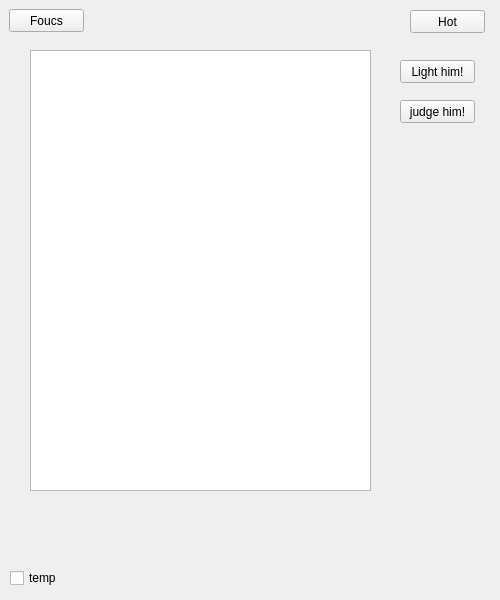
<?xml version="1.0" encoding="UTF-8"?>
<ui version="4.0">
 <class>Blog</class>
 <widget class="QWidget" name="Blog">
  <property name="geometry">
   <rect>
    <x>0</x>
    <y>0</y>
    <width>500</width>
    <height>600</height>
   </rect>
  </property>
  <property name="windowTitle">
   <string>Form</string>
  </property>
  <widget class="QPushButton" name="pushButton">
   <property name="geometry">
    <rect>
     <x>9</x>
     <y>9</y>
     <width>75</width>
     <height>23</height>
    </rect>
   </property>
   <property name="text">
    <string>Foucs</string>
   </property>
  </widget>
  <widget class="QPushButton" name="pushButton_2">
   <property name="geometry">
    <rect>
     <x>410</x>
     <y>10</y>
     <width>75</width>
     <height>23</height>
    </rect>
   </property>
   <property name="text">
    <string>Hot</string>
   </property>
  </widget>
  <widget class="QCheckBox" name="checkBox">
   <property name="geometry">
    <rect>
     <x>10</x>
     <y>570</y>
     <width>47</width>
     <height>16</height>
    </rect>
   </property>
   <property name="text">
    <string>temp</string>
   </property>
  </widget>
  <widget class="QTreeWidget" name="treeWidget">
   <property name="geometry">
    <rect>
     <x>30</x>
     <y>50</y>
     <width>341</width>
     <height>441</height>
    </rect>
   </property>
   <property name="headerHidden">
    <bool>true</bool>
   </property>
   <column>
    <property name="text">
     <string notr="true">1</string>
    </property>
   </column>
  </widget>
  <widget class="QPushButton" name="pushButton_3">
   <property name="geometry">
    <rect>
     <x>400</x>
     <y>60</y>
     <width>75</width>
     <height>23</height>
    </rect>
   </property>
   <property name="text">
    <string>Light him!</string>
   </property>
  </widget>
  <widget class="QPushButton" name="pushButton_4">
   <property name="geometry">
    <rect>
     <x>400</x>
     <y>100</y>
     <width>75</width>
     <height>23</height>
    </rect>
   </property>
   <property name="text">
    <string>judge him!</string>
   </property>
  </widget>
 </widget>
 <resources/>
 <connections/>
</ui>
